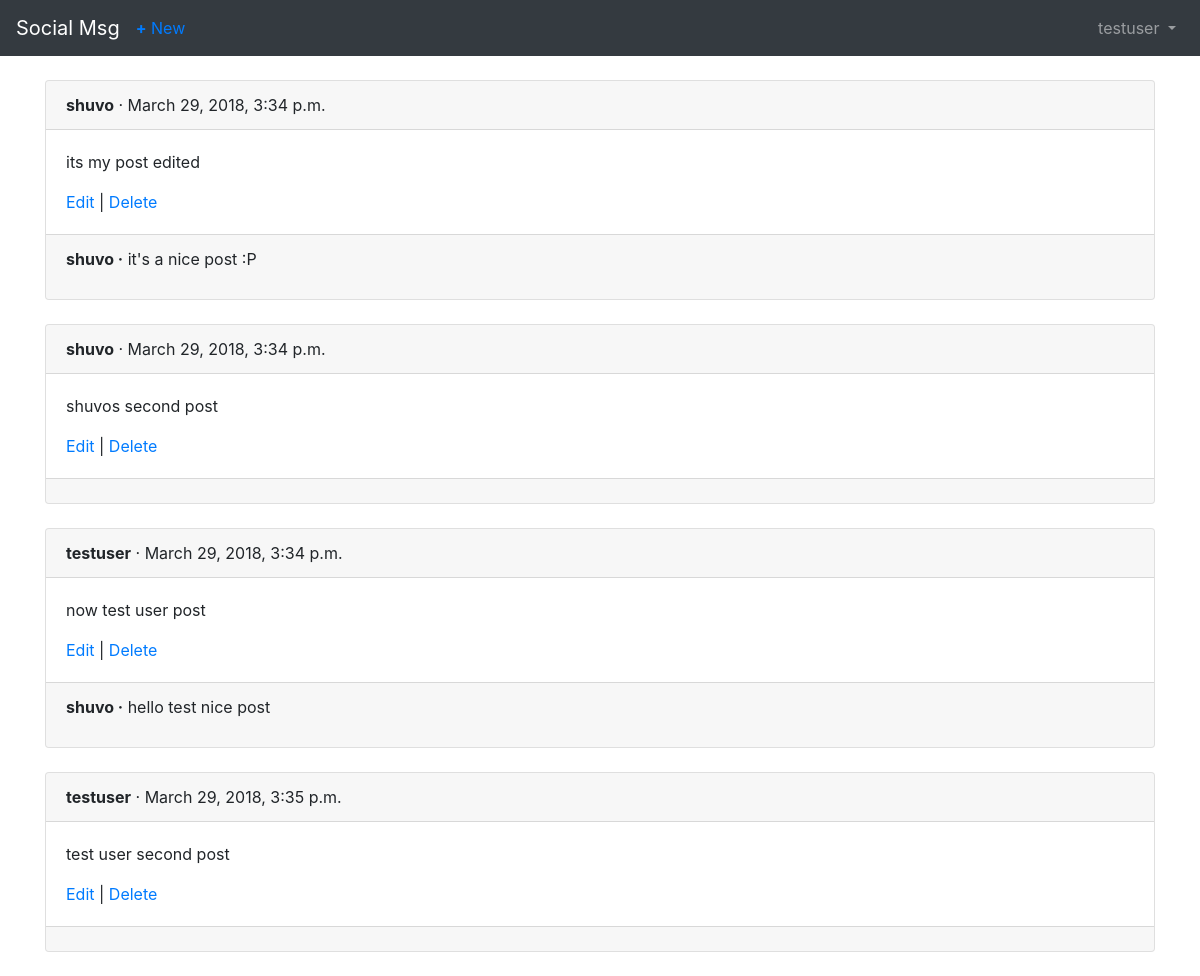
The app's page /posts/ (signed in), older data.
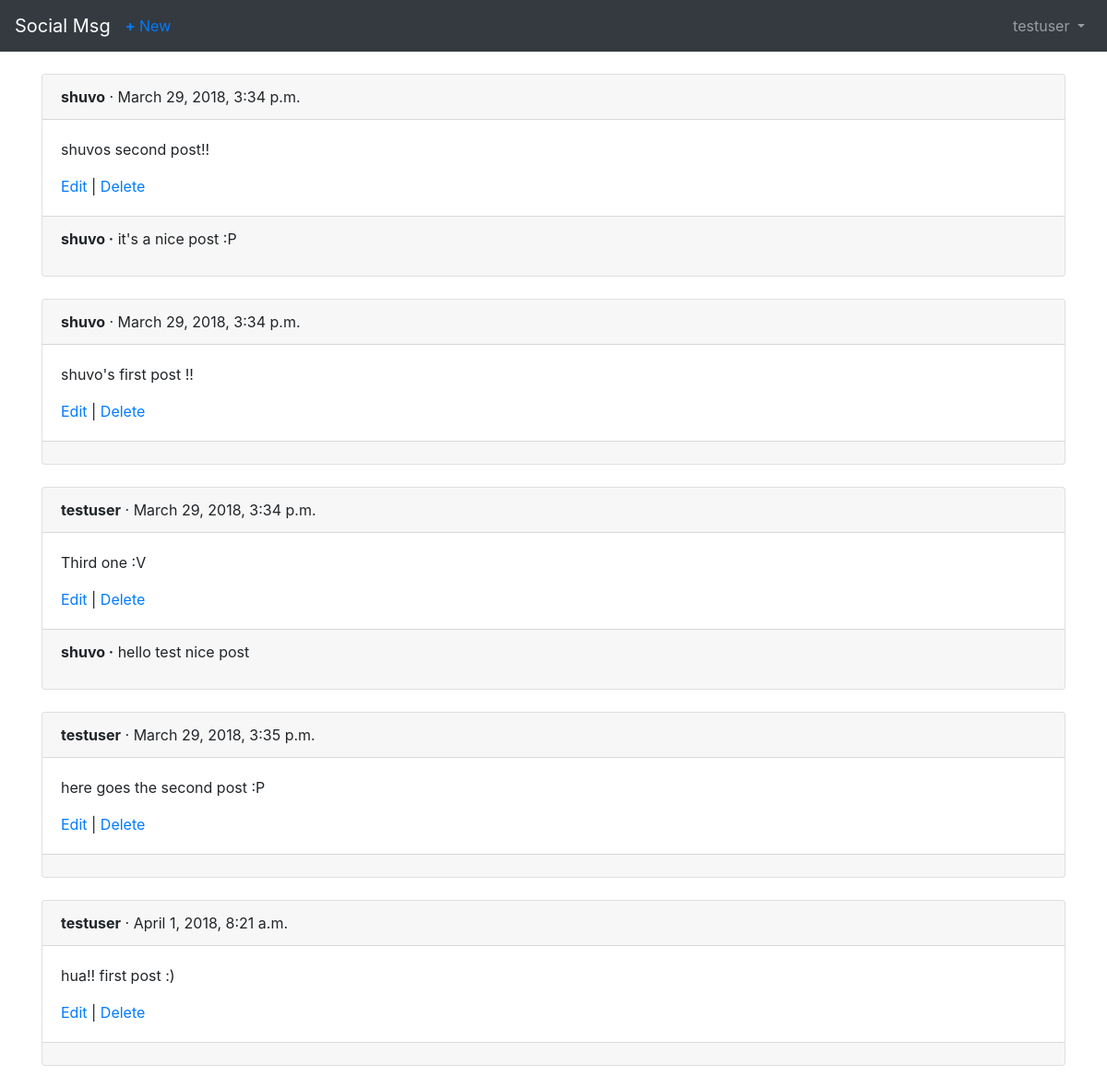
The same page, newer data.
### users/models.py (models this page shows)
class CustomUser(AbstractUser):
    objects = CustomUserManager()

### posts/models.py (models this page shows, shortened)
class Post(models.Model):
    message = models.CharField(max_length=280)
    date = models.DateTimeField(auto_now_add=True)
    author = models.ForeignKey(
        settings.AUTH_USER_MODEL,
        on_delete=models.CASCADE,
    )

class Comment(models.Model):
    comment = models.CharField(max_length=150)
    post = models.ForeignKey(Post, on_delete=models.CASCADE)
    author = models.ForeignKey(
        settings.AUTH_USER_MODEL,
        on_delete = models.CASCADE,
    )
    def __str__(self):
        return self.comment

### posts/views.py (the view)
# urls.py: path('', views.PostListView.as_view(), name='post_list'),
class PostListView(LoginRequiredMixin,ListView):
    model = models.Post
    template_name = 'post_list.html'
    login_url = 'login'

### templates/post_list.html
{% extends 'base.html' %} {% block title %}Posts{% endblock %} {% block content %} {% for post in object_list %}
<div class="card">
    <div class="card-header">
        <span class="font-weight-bold">{{ post.author }}</span> &middot; <span c\ lass="text-muted">{{ post.date }}</span>
    </div>
    <div class="card-body">
        <p>{{ post.message }}</p>
        <a href="{% url 'post_edit' post.pk %}">Edit</a> | <a href="{% url 'post\
_delete' post.pk %}">Delete</a>
    </div>
    <div class="card-footer">
        {% for comment in post.comment_set.all %}
        <p>
            <span class="font-weight-bold">{{ comment.author }} &middot;</span> {{ comment }}
        </p>
        {% endfor %}
    </div>
</div>
<br /> {% endfor %} {% endblock content %}

### templates/base.html (shortened to what this page needs)
<!doctype html>
<html lang="en">
<head>
    <link rel="stylesheet" href="https://maxcdn.bootstrapcdn.com/bootstrap/4.0.0/css/bootstrap.min.css">
</head>
<body>
    <nav class="navbar navbar-expand-md navbar-dark bg-dark mb-4">
        <a class="navbar-brand" href="{% url 'home' %}">Social Msg</a> {%if user.is_authenticated %}
        <ul class="navbar-nav mr-auto">
            <li class="nav-item">
                <a href="{%url 'post_new'%}"><b>+</b> New</a>
            </li>
        </ul>
        {% endif %}
        <div class="collapse navbar-collapse" id="navbarCollapse">
            {% if user.is_authenticated %}
            <ul class="navbar-nav ml-auto">
                <li class="nav-item">
                    <a class="nav-link dropdown-toggle" href="#" id="userMenu" data-toggle="dropdown">
    {{ user.username }}
    </a>
                </li>
            </ul>
            {% else %}
            <form class="form-inline ml-auto">
                <a href="{% url 'login' %}" class="btn btn-outline-secondary">Log in</a>
                <a href="{% url 'signup' %}" class="btn btn-primary ml-2">Sign up</a>
            </form>
            {% endif %}
        </div>
    </nav>
    <div class="container">
        {% block content %} {% endblock %}
    </div>
</body>
</html>

Row changes from the older to the newer data that the page shows:
changed Post: message "its my post edited" → "shuvos second post!!"
changed Post: message "shuvos second post" → "shuvo's first post !!"
changed Post: message "now test user post" → "Third one :V"
changed Post: message "test user second post" → "here goes the second post :P"
added Post: author "testuser", date "April 1, 2018, 8:21 a.m.", message "hua!! first post :)"
